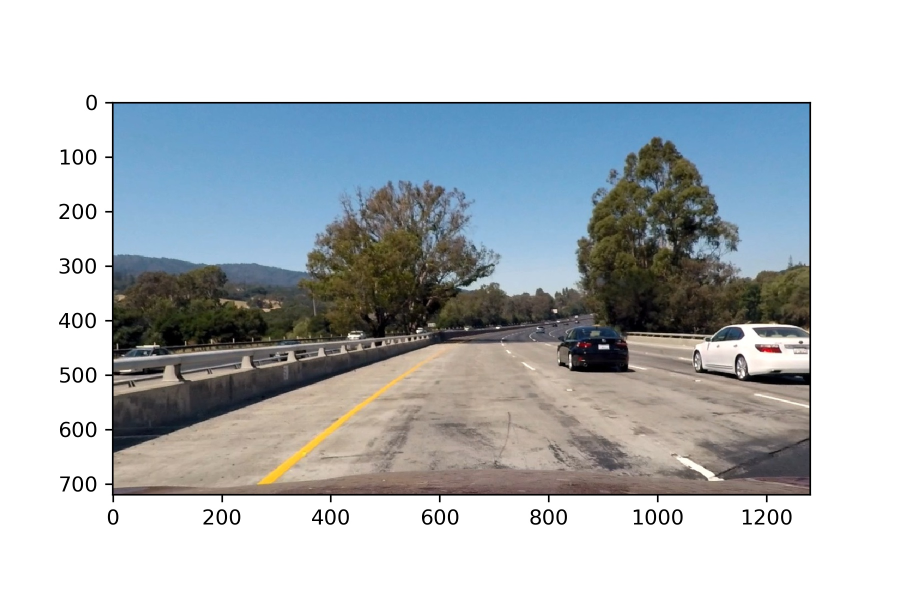
#> input picture output_images/test1.jpg, 1800 x 1200 px (shown at 1/2 size)
$ jupyter execute --allow-errors Advanced-Lane-Detection.ipynb   (shell and % lines are left out)   (older library calls are emulated)
#> lines starting #> are read from the running program, lines starting #| are printed output that depends on the picture; after the words box and inside, x2 and y2 are one past the last pixel; in counts of white or black regions, pixels touching at a corner belong together
Camera Calibration with OpenCV
===

### The cell below will extract object points and image points for camera calibration.

[cell 1]
import cv2
import glob
import matplotlib.pyplot as plt
import numpy as np

# prepare object points, like (0,0,0), (1,0,0), (2,0,0) ....,(6,5,0)
objp = np.zeros((6*9,3), np.float32)
objp[:,:2] = np.mgrid[0:9, 0:6].T.reshape(-1,2)

# Arrays to store object points and image points from all the images.
objpoints = [] # 3d points in real world space
imgpoints = [] # 2d points in image plane.

# Make a list of calibration images
images = glob.glob('camera_cal/calibration*.jpg')

# Step through the list and search for chessboard corners
for idx, fname in enumerate(images):
    img = cv2.imread(fname)
    gray = cv2.cvtColor(img, cv2.COLOR_BGR2GRAY)

    # Find the chessboard corners
    ret, corners = cv2.findChessboardCorners(gray, (9,6), None)

    # If found, add object points, image points
    if ret == True:
        objpoints.append(objp)
        imgpoints.append(corners)

        # Draw and display the corners
        cv2.drawChessboardCorners(img, (9,6), corners, ret)
        #write_name = 'corners_found'+str(idx)+'.jpg'
        #cv2.imwrite(write_name, img)
        cv2.imshow('img', img)
        cv2.waitKey(50)

### We now have objpoints and imgpoints needed for camera calibration.
The cell below calibrates, calculates distortion coefficients, and tests undistortion on an image!

[cell 2]
import pickle

# Test undistortion on an image

img = cv2.imread('camera_cal/calibration1.jpg')
#> (the rest of this cell did not finish here and is left out)

### Apply distortion correction on test images

[cell 3]
import os
import matplotlib.image as mpimg

test_images_path = 'test_images/'
output_images_path = 'output_images/'
#> (the rest of this cell did not finish here and is left out)

### Apply gradient threholds

Magnitude threshold function

[cell 4]
def mag_thresh(img, sobel_kernel=3, mag_thresh=(0, 255)):

    sobelx = cv2.Sobel(img, cv2.CV_64F, 1, 0, ksize=sobel_kernel)
    abs_sobelx = np.absolute(sobelx)

    sobely = cv2.Sobel(img, cv2.CV_64F, 0, 1, ksize=sobel_kernel)
    abs_sobely = np.absolute(sobely)

    mag = np.sqrt(abs_sobelx*abs_sobelx + abs_sobely*abs_sobely)
    scaled_mag = np.uint8(255 * mag / np.max(mag))

    binary = np.zeros_like(scaled_mag)
    binary[(scaled_mag >= mag_thresh[0]) & (scaled_mag <= mag_thresh[1])] = 1

    return binary

### Apply gradient threholds

Direction threshold function

[cell 5]
def dir_threshold(img, sobel_kernel=3, thresh=(0, np.pi/2)):

    sobelx = cv2.Sobel(img, cv2.CV_64F, 1, 0, ksize=sobel_kernel)
    abs_sobelx = np.absolute(sobelx)

    sobely = cv2.Sobel(img, cv2.CV_64F, 0, 1, ksize=sobel_kernel)
    abs_sobely = np.absolute(sobely)

    dir = np.arctan2(abs_sobely, abs_sobelx)
    binary = np.zeros_like(dir)
    binary[(dir > thresh[0]) & (dir < thresh[1])] = 1

    return binary

### Visualize a test image with direction and magnitude thresholds

[cell 6]
# load image
img = mpimg.imread(output_images_path+'test1.jpg')
#> img is the input picture: shape (1200, 1800, 3); mean R, G, B 183.7, 189, 192
plt.gca().set_title('Original')
plt.imshow(img)
plt.show()

# convert to grayscale
gray = cv2.cvtColor(img, cv2.COLOR_RGB2GRAY)
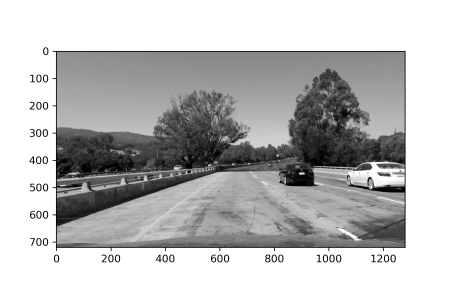
#> gray: shape (1200, 1800) (shown at 1/4 size); min 0, max 255, mean 187.8

# find the magnitude of the gradient
mag = mag_thresh(gray, sobel_kernel = 3, mag_thresh = (10, 100))
#> in mag_thresh, `sobelx = cv2.Sobel(img, cv2.CV_64F, 1, 0, ksize=sobel_kernel)`:
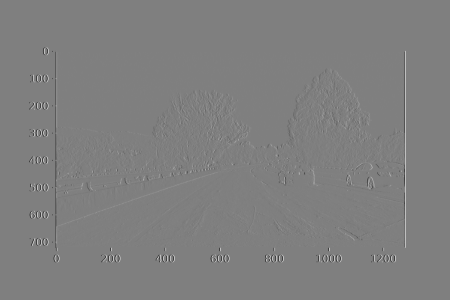
#> sobelx: shape (1200, 1800) float64 (shown at 1/4 size); min -1020, max 1020, mean 0; drawn with min black and max white
#> in mag_thresh, `abs_sobelx = np.absolute(sobelx)`:
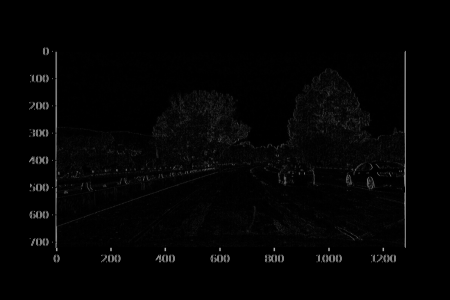
#> abs_sobelx: shape (1200, 1800) float64 (shown at 1/4 size); min 0, max 1020, mean 14.9; drawn with min black and max white
#> in mag_thresh, `abs_sobely = np.absolute(sobely)`:
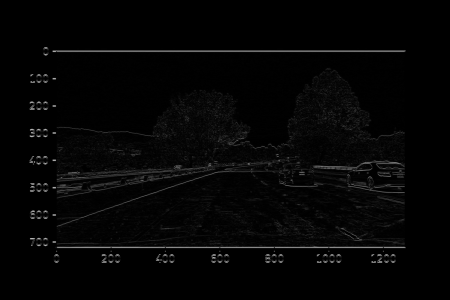
#> abs_sobely: shape (1200, 1800) float64 (shown at 1/4 size); min 0, max 1020, mean 20.1; drawn with min black and max white
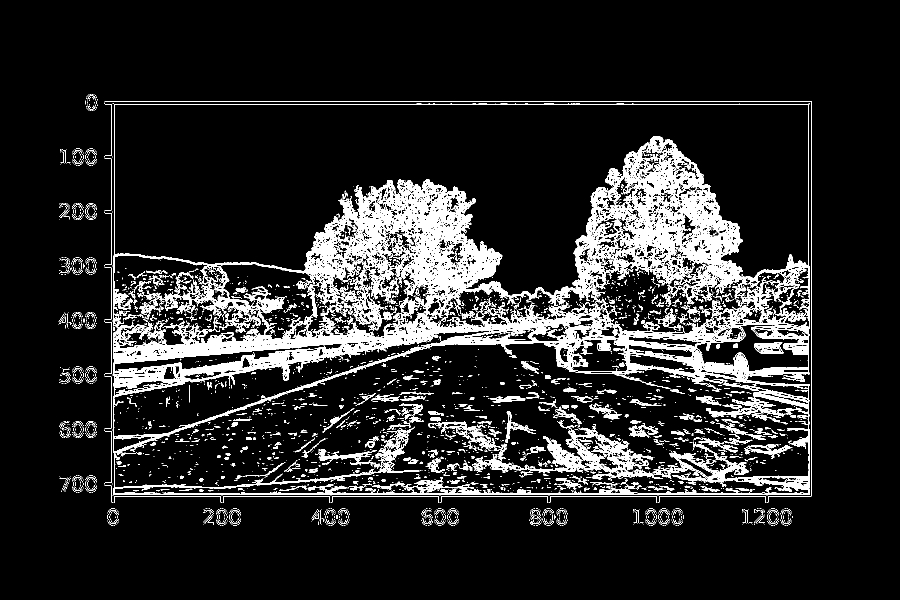
#> mag: shape (1200, 1800) (shown at 1/2 size); values 0 (black) and 1 (white), 12.1% white; 4330 white regions (3789 under 20 px), largest, box (x1, y1, x2, y2) and area: (226, 208, 1620, 989) 194585, (1023, 856, 1326, 959) 7679, (209, 202, 1624, 1006) 2305
plt.gca().set_title('Magnitude')
plt.imshow(mag)
plt.show()

# find the direction of the gradient and apply threshold
dir = dir_threshold(gray, sobel_kernel=3, thresh=(0, np.pi/16))
#> in dir_threshold, `dir = np.arctan2(abs_sobely, abs_sobelx)`:
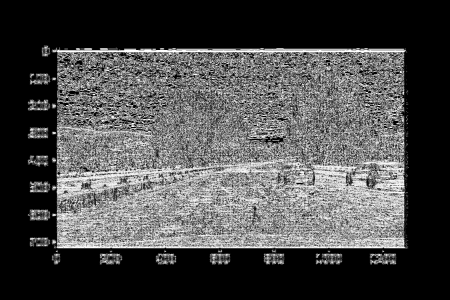
#> dir: shape (1200, 1800) float64 (shown at 1/4 size); min 0, max 1.57, mean 0.463; drawn with min black and max white
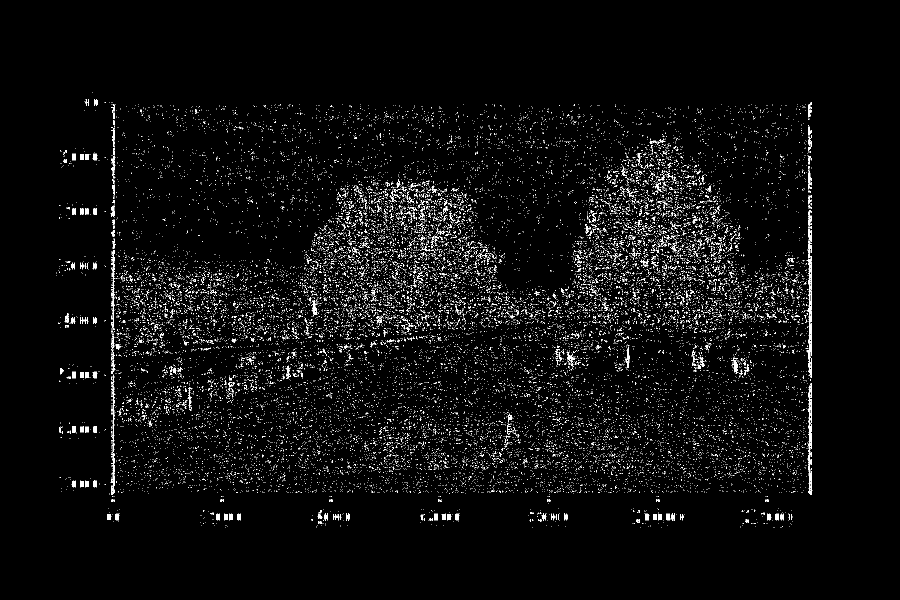
#> dir: shape (1200, 1800) float64 (shown at 1/2 size); values 0 (black) and 1 (white), 3.1% white in thin lines or dots, all inside (x1, y1, x2, y2) = (112, 185, 1625, 1055)
plt.gca().set_title('Direction')
plt.imshow(dir)

plt.show()

$ run again, with output_images/test2.jpg copied over output_images/test1.jpg
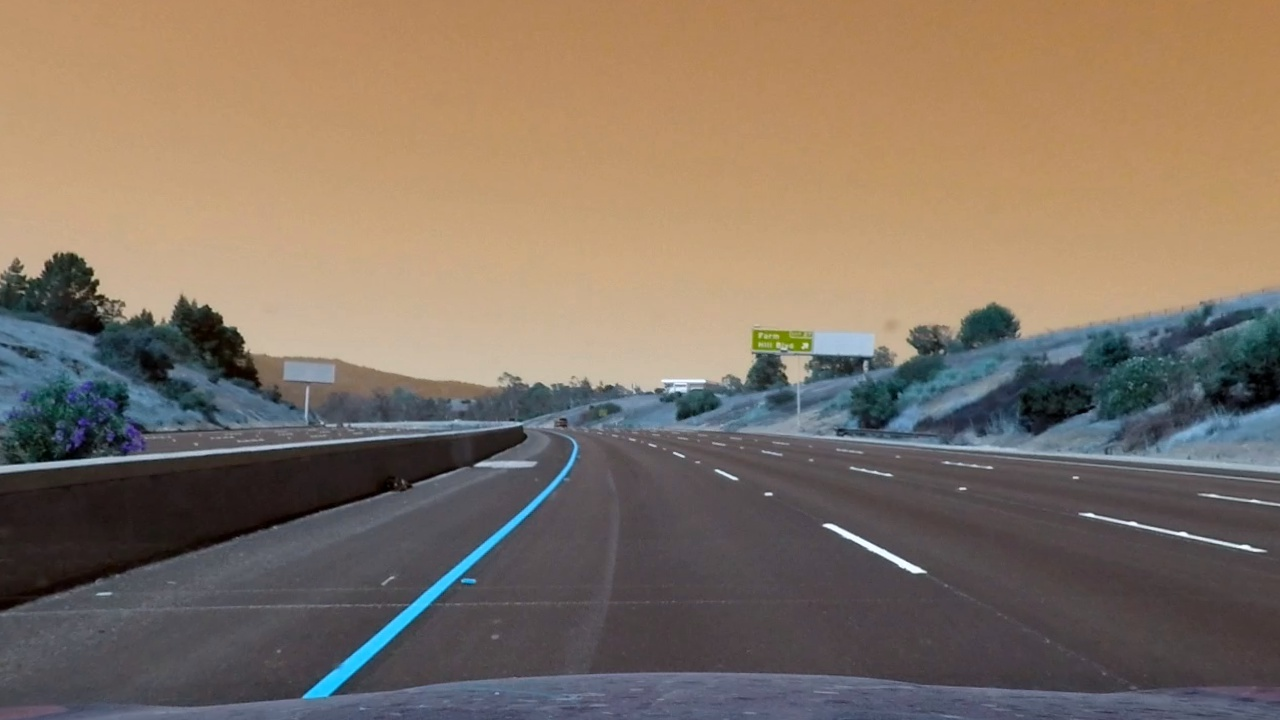
#> input picture output_images/test2.jpg, 1280 x 720 px
#> img is the input picture: shape (720, 1280, 3); mean R, G, B 130.4, 115.1, 100.8
#> `mag = mag_thresh(gray, sobel_kernel = 3, mag_thresh = (10, 100))`:
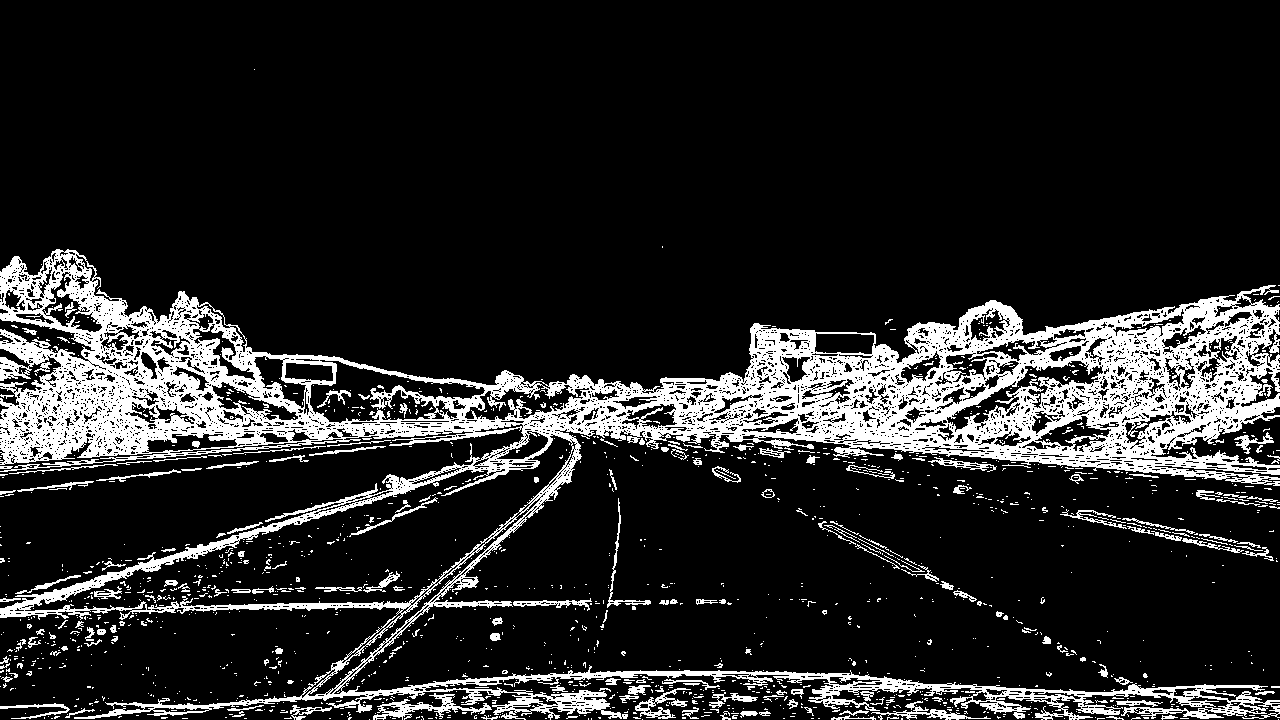
#> mag: shape (720, 1280); values 0 (black) and 1 (white), 15.1% white; 1452 white regions (1263 under 20 px), largest, box (x1, y1, x2, y2) and area: (0, 249, 1280, 720) 120158, (373, 693, 492, 720) 920, (871, 701, 991, 720) 523
#> `dir = dir_threshold(gray, sobel_kernel=3, thresh=(0, np.pi/16))`:
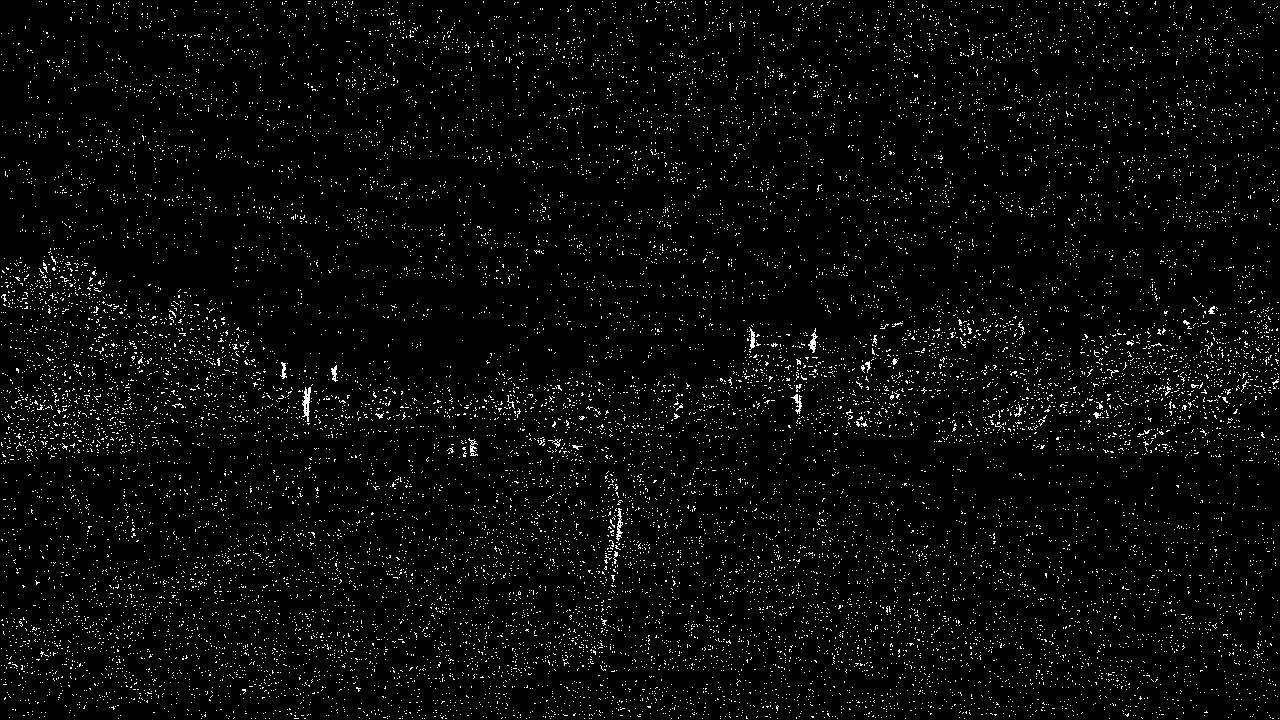
#> dir: shape (720, 1280) float64; values 0 (black) and 1 (white), 3.4% white in thin lines or dots

$ run again, with output_images/test3.jpg copied over output_images/test1.jpg
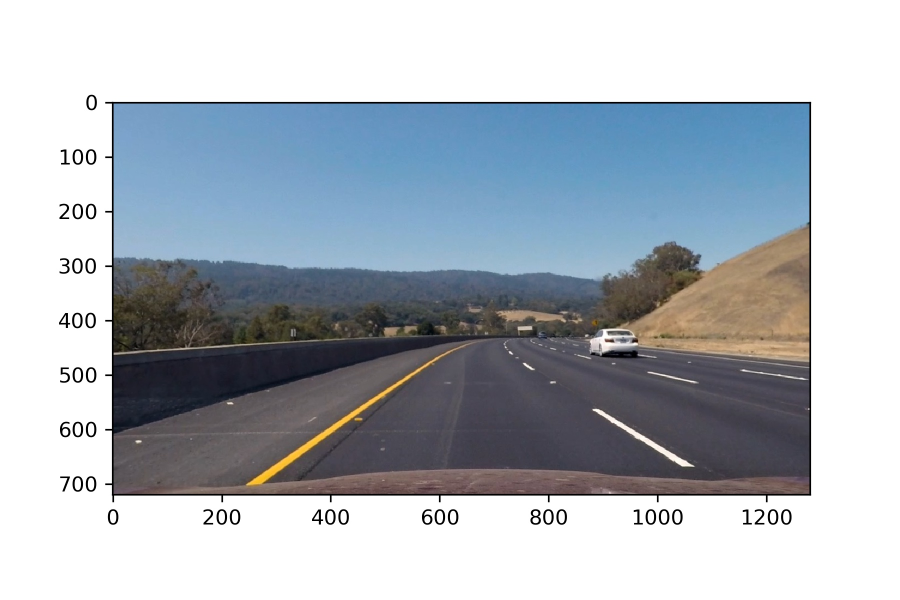
#> input picture output_images/test3.jpg, 1800 x 1200 px (shown at 1/2 size)
#> img is the input picture: shape (1200, 1800, 3); mean R, G, B 174.7, 181.9, 189.5
#> `mag = mag_thresh(gray, sobel_kernel = 3, mag_thresh = (10, 100))`:
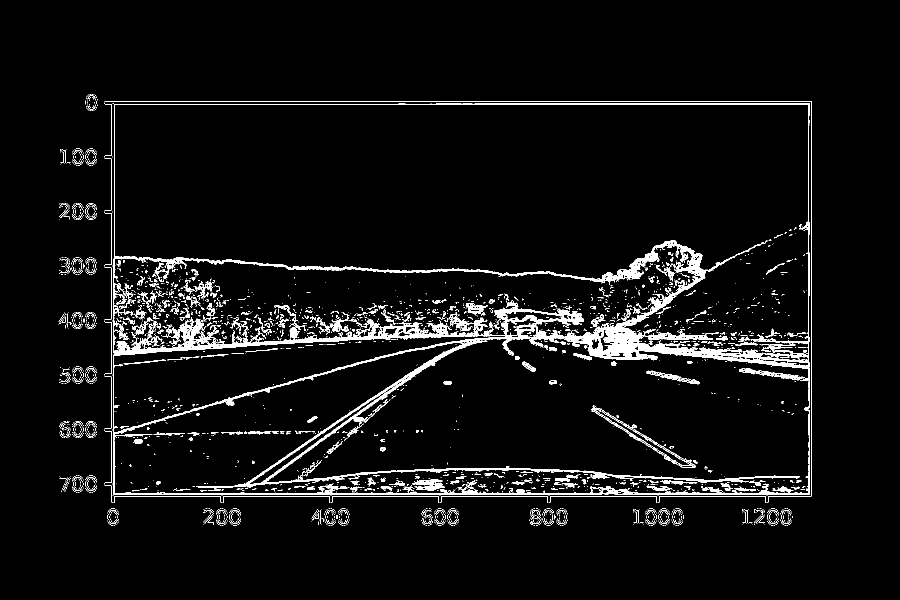
#> mag: shape (1200, 1800) (shown at 1/2 size); values 0 (black) and 1 (white), 4.7% white; 3265 white regions (2914 under 20 px), largest, box (x1, y1, x2, y2) and area: (226, 208, 1620, 989) 61757, (209, 202, 1624, 1006) 2305, (1183, 811, 1392, 936) 1454
#> `dir = dir_threshold(gray, sobel_kernel=3, thresh=(0, np.pi/16))`:
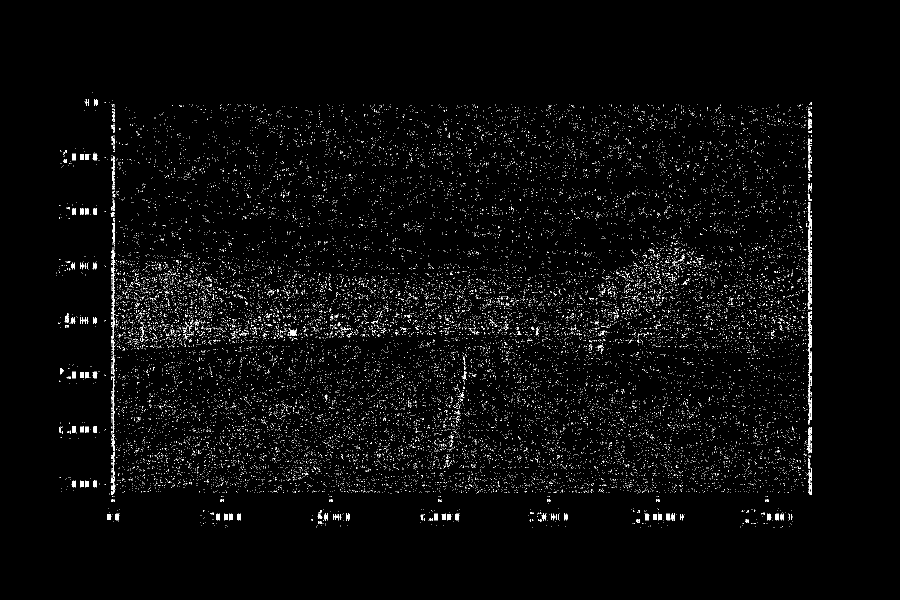
#> dir: shape (1200, 1800) float64 (shown at 1/2 size); values 0 (black) and 1 (white), 2.3% white in thin lines or dots, all inside (x1, y1, x2, y2) = (112, 185, 1624, 1055)
